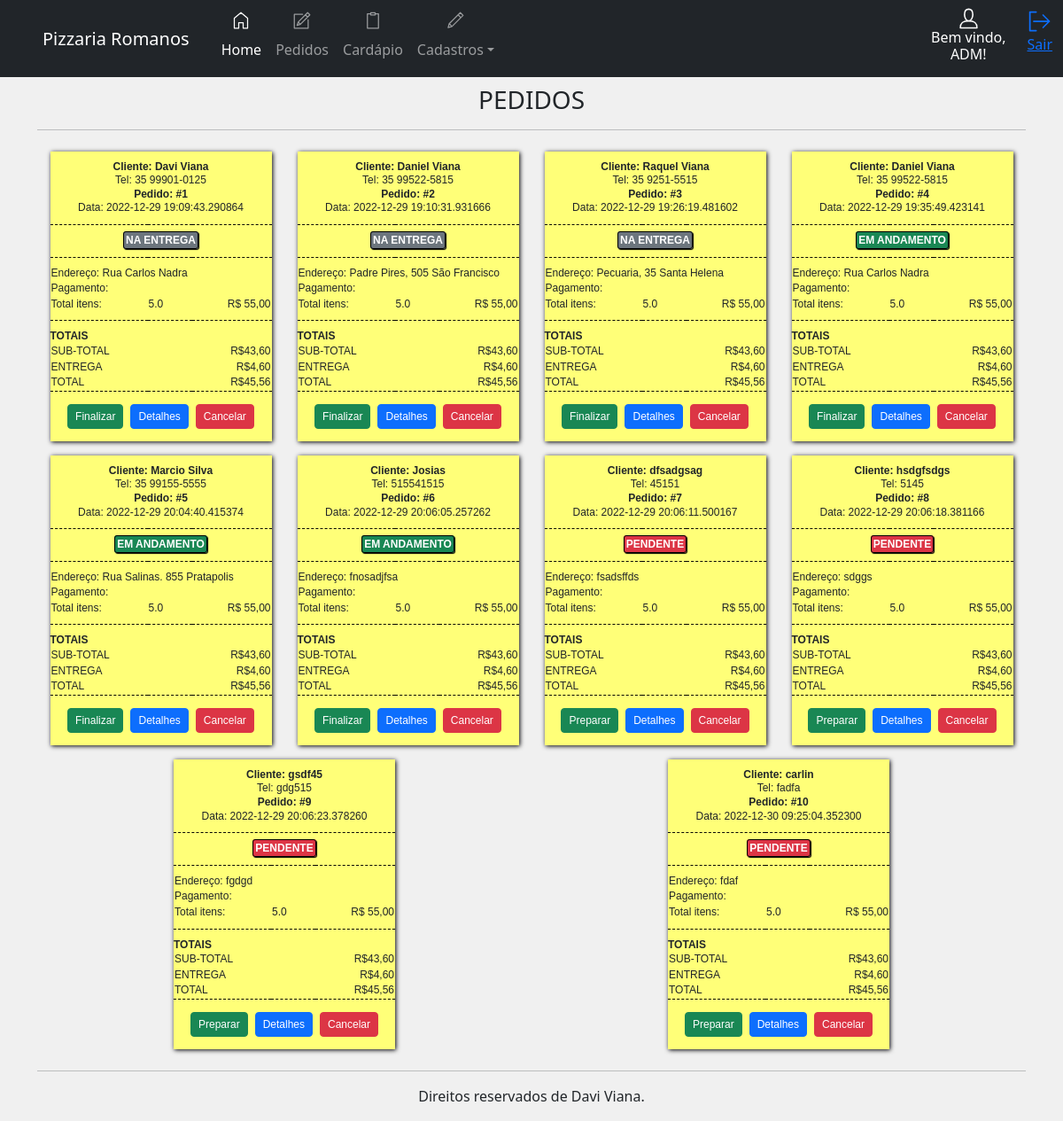
Page /painel/pedidos (signed in) on the committed database.
### app/__init__.py (models this page shows, shortened)
class cadempresa(UserMixin, db.Model):
    id = db.Column(db.Integer, primary_key=True, autoincrement=True)
    company_name = db.Column(db.String(100))
    corporate_name = db.Column(db.String(100))
    address = db.Column(db.String(100))
    district = db.Column(db.String(200))
    city = db.Column(db.String(200))
    cep = db.Column(db.String(50))
    email = db.Column(db.String(50))
    tel = db.Column(db.String(50))
    cnpj = db.Column(db.String(50))
    dt_create = db.Column(db.DATETIME)

class users(UserMixin, db.Model):
    id = db.Column(db.Integer, primary_key=True, autoincrement=True)
    user = db.Column(db.String(10))
    name = db.Column(db.String(50))
    email = db.Column(db.String(100))
    password = db.Column(db.String(200))
    dt_create = db.Column(db.DATETIME)
    situation = db.Column(db.String(50))

class pedidos(UserMixin, db.Model):
    id = db.Column(db.Integer, primary_key=True, autoincrement=True)
    name_client = db.Column(db.String(100))
    payment = db.Column(db.String(100))
    delivery = db.Column(db.String(100))
    note = db.Column(db.String(200))
    amount = db.Column(db.String(100))
    address = db.Column(db.String(100))
    tel = db.Column(db.String(200))
    order_time = db.Column(db.DATETIME)
    situation = db.Column(db.String(50))

### app/panel.py (the view)
@bp.route('/pedidos', methods=['POST', 'GET'])
@login_required
def pedidos_():
    if request.method == 'POST':
        pass
    menu_panel = load_menu()
    all_pedidos = pedidos.query.filter(pedidos.situation != 'FINALIZADO').all()
    return render_template('panel/pedidos.html', menu_panel=menu_panel, all_pedidos=all_pedidos)

### app/__init__.py (called while the page is built)
@login_manager.user_loader
def get(user):
    return users.query.get(user)

### app/panel.py (called while the page is built)
def load_menu():
    empresa = cadempresa.query.filter_by(id=1).first()
    if empresa is None:
        company_name = 'NOME EMPRESA'
    else:
        company_name = empresa.company_name
    username = current_user.name
    return username, company_name

### app/templates/panel/pedidos.html
{% extends 'panel/home.html' %}
{% block panel %}
<br>
<h3 style="text-align: center;">PEDIDOS</h3>
<hr>
<div class="d-flex justify-content-around flex-wrap">
    {% for pedido in all_pedidos %}
    <table class="printer-ticket m-2">
        <thead>
            <tr>
                <th colspan="3">
                    <b>Cliente: {{ pedido.name_client }}</b> <br>
                    Tel: {{ pedido.tel }} <br>
                    <b>Pedido: #{{ pedido.id }}</b> <br>
                    Data: {{ pedido.order_time }}
                </th>
            </tr>
            <tr>
                <th class="ttu" colspan="3">
                    {% if pedido.situation == 'PENDENTE' %}
                    <b class="situacao bg-danger">PENDENTE</b>
                    {% elif pedido.situation == 'EM ANDAMENTO' %}
                    <b class="situacao bg-success">EM ANDAMENTO</b>
                    {% elif pedido.situation == 'NA ENTREGA' %}
                    <b class="situacao bg-secondary">NA ENTREGA</b>
                    {% endif %}
                </th>
            </tr>
        </thead>
        <tbody>
            <tr class="top">
                <td colspan="3">Endereço: {{ pedido.address }}</td>
            </tr>
            <tr>
                <td colspan="3">Pagamento:</td>
            </tr>
            <tr>
                <td>Total itens:</td>
                <td>5.0</td>
                <td>R$ 55,00</td>
            </tr>
        </tbody>
        <tfoot>
            <tr class="sup ttu p--0">
                <td colspan="3">
                    <b>Totais</b>
                </td>
            </tr>
            <tr class="ttu">
                <td colspan="2">Sub-total</td>
                <td align="right">R$43,60</td>
            </tr>
            <tr class="ttu">
                <td colspan="2">Entrega</td>
                <td align="right">R$4,60</td>
            </tr>
            <tr class="ttu">
                <td colspan="2">Total</td>
                <td align="right">R$45,56</td>
            </tr>
            <tr class="sup">
                <td colspan="3" align="center">
                    <div class="d-flex justify-content-center">
                        {% if pedido.situation == 'PENDENTE' %}
                        <a href="#" class="btn btn-success btn-sm m-1">Preparar</a>
                        {% elif pedido.situation == 'EM ANDAMENTO' %}
                        <a href="#" class="btn btn-success btn-sm m-1">Finalizar</a>
                        {% elif pedido.situation == 'NA ENTREGA' %}
                        <a href="#" class="btn btn-success btn-sm m-1">Finalizar</a>
                        {% endif %}
                        <button type="button" class="btn btn-primary btn-sm m-1" data-bs-toggle="modal"
                            data-bs-target="#{{ pedido.id }}">Detalhes</button>
                        <a href="#" class="btn btn-danger btn-sm m-1">Cancelar</a>
                    </div>
                </td>
            </tr>
        </tfoot>
    </table>
    {% endfor %}
</div>
{% endblock %}

### app/templates/panel/home.html (shortened to what this page needs)
{% extends 'layout.html' %}
{% block content %}
<header>
    <nav class="navbar navbar-expand-lg navbar-dark bg-dark fixed-top">
        <a class="navbar-brand ps-5 text-center">{{ menu_panel[1] }}</a>
        <div class="container">
            <div class="collapse navbar-collapse" id="navbarSupportedContent">
                <ul class="navbar-nav me-auto">
                    <li class="nav-item">
                        <a class="nav-link active " aria-current="page" href="{{url_for('panel.home')}}"><svg
                                id="i-home" xmlns="http://www.w3.org/2000/svg" viewBox="0 0 32 32" width="40"
                                height="20" fill="none" stroke="currentcolor" stroke-linecap="round"
                                stroke-linejoin="round" stroke-width="2"
                                class="position-relative top-0 start-50 translate-middle">
                                <path d="M12 20 L12 30 4 30 4 12 16 2 28 12 28 30 20 30 20 20 Z" />
                            </svg> <br>Home</a>
                    </li>
                    <li class="nav-item">
                        <a class="nav-link" href="{{url_for('panel.pedidos_')}}">  <br>Pedidos</a>
                    </li>
                    <li class="nav-item">
                        <a class="nav-link" href="{{url_for('panel.cardapio')}}">  <br>Cardápio</a>
                    </li>
                    <li class="nav-item dropdown">
                        <a class="nav-link dropdown-toggle" href="#" id="navbarDropdown" role="button"
                            data-bs-toggle="dropdown" aria-expanded="false">  <br>Cadastros</a>
                    </li>
                </ul>
                <div class="d-flex flex-column align-items-center text-bg-dark me-4">
                    <h6 class="text-center">Bem vindo,<br> {{ menu_panel[0] }}!</h6>
                </div>
                <a href="{{url_for('auth.logout')}}" role="button" title="Sair"><svg id="i-signout" xmlns="http://www.w3.org/2000/svg"
                        viewBox="0 0 32 32" width="28" height="28" fill="none" stroke="currentcolor"
                        stroke-linecap="round" stroke-linejoin="round" stroke-width="2">
                        <path d="M28 16 L8 16 M20 8 L28 16 20 24 M11 28 L3 28 3 4 11 4" />
                    </svg>
                    <p>Sair</p>
                </a>
            </div>
    </nav>
</header>
<main class="container pt-5 mt-4">
    {% block panel %}{% endblock %}
    <hr>
</main>
<footer class="container pb-3" style="text-align: center;">
    Direitos reservados de Davi Viana.
</footer>
{% endblock %}

### app/static/css/style.css (style rules this page uses)
.text-center { text-align: center; }
.ttu { text-transform: uppercase; }
.ttu .situacao { color: rgb(255, 255, 255); padding: 2px; border: 1px solid rgb(0, 0, 0); border-radius: 3px; box-shadow: 1px 1px 1px rgb(0, 0, 0); }
.printer-ticket { padding: 5px; margin-left: auto; margin-right: auto; background: rgb(255, 255, 120); box-shadow: 1px 1px 5px rgba(0, 0, 0); display: table !important; width: 100%; max-width: 250px; font-weight: light; line-height: 1.3em; }
.printer-ticket, .printer-ticket * { font-family: Tahoma, Geneva, sans-serif; font-size: 12px; }
.printer-ticket th:nth-child(2), .printer-ticket td:nth-child(2) { width: 50px; }
.printer-ticket th:nth-child(3), .printer-ticket td:nth-child(3) { width: 90px; text-align: right; }
.printer-ticket th { font-weight: inherit; padding: 10px 0; text-align: center; border-bottom: 1px dashed rgb(0, 0, 0); }
.printer-ticket tbody tr:last-child td { padding-bottom: 10px; }
.printer-ticket tfoot .sup td { padding: 10px 0; border-top: 1px dashed rgb(0, 0, 0); }
.printer-ticket tfoot .sup.p--0 td { padding-bottom: 0; }
.printer-ticket .top td { padding-top: 10px; }

### rows in the picture
cadempresa: company_name "Pizzaria Romanos"
users: name "ADM"
pedidos: name_client "Davi Viana", tel "35 99901-0125", id "1", order_time "2022-12-29 19:09:43.290864", situation "NA ENTREGA", address "Rua Carlos Nadra"
pedidos: name_client "Daniel Viana", tel "35 99522-5815", id "2", order_time "2022-12-29 19:10:31.931666", situation "NA ENTREGA", address "Padre Pires, 505 São Francisco"
pedidos: name_client "Raquel Viana", tel "35 9251-5515", id "3", order_time "2022-12-29 19:26:19.481602", situation "NA ENTREGA", address "Pecuaria, 35 Santa Helena"
pedidos: name_client "Daniel Viana", tel "35 99522-5815", id "4", order_time "2022-12-29 19:35:49.423141", situation "EM ANDAMENTO", address "Rua Carlos Nadra"
pedidos: name_client "Marcio Silva", tel "35 99155-5555", id "5", order_time "2022-12-29 20:04:40.415374", situation "EM ANDAMENTO", address "Rua Salinas. 855 Pratapolis"
pedidos: name_client "Josias", tel "515541515", id "6", order_time "2022-12-29 20:06:05.257262", situation "EM ANDAMENTO", address "fnosadjfsa"
pedidos: name_client "dfsadgsag", tel "45151", id "7", order_time "2022-12-29 20:06:11.500167", situation "PENDENTE", address "fsadsffds"
pedidos: name_client "hsdgfsdgs", tel "5145", id "8", order_time "2022-12-29 20:06:18.381166", situation "PENDENTE", address "sdggs"
pedidos: name_client "gsdf45", tel "gdg515", id "9", order_time "2022-12-29 20:06:23.378260", situation "PENDENTE", address "fgdgd"
pedidos: name_client "carlin", tel "fadfa", id "10", order_time "2022-12-30 09:25:04.352300", situation "PENDENTE", address "fdaf"
